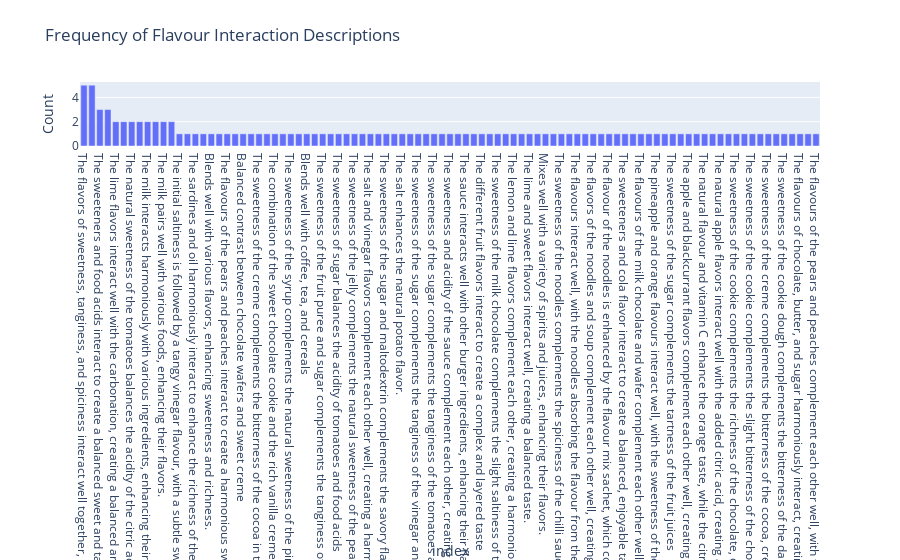

Notebook code cell kept with this figure:
### Code cell
import plotly.express as px


flavour_interaction_counts = df['Flavour_Interaction'].value_counts()

fig = px.bar(flavour_interaction_counts, x=flavour_interaction_counts.index, y=flavour_interaction_counts.values,
             title="Frequency of Flavour Interaction Descriptions",
             labels={'x': 'Flavour Interaction Types', 'y': 'Count'})
fig.show()

### Figure 1 — Plotly figure (JSON) as saved in the notebook; plotly's stock layout.template omitted (floating-point values rounded to 4 significant figures)
{"data": [{"alignmentgroup": "True", "hovertemplate": "index=%{x}<br>Count=%{y}<extra></extra>", "legendgroup": "", "marker": {"color": "#636efa", "pattern": {"shape": ""}}, "name": "", "offsetgroup": "", "orientation": "v", "showlegend": false, "textposition": "auto", "type": "bar", "x": ["The flavors of sweetness, tanginess, and spiciness interact well together, creating a balanced and enjoyable taste.", "N/A", "The sweeteners and food acids interact to create a balanced sweet and tangy taste", "The flavours of the chocolate roll interact well with other sweet or nutty ingredients, making it a versatile choice for various culinary applications.", "The lime flavors interact well with the carbonation, creating a balanced and harmonious taste.", "A2 Milk Full Cream Milk pairs well with sweet and savory flavors, making it a versatile ingredient in cooking and baking.", "The natural sweetness of the tomatoes balances the acidity of the citric acid", "The sweetness and acidity of the tomato puree interact well with the savoury undertones of the salt and spice extract.", "The milk interacts harmoniously with various ingredients, enhancing their flavors without overpowering them.", "Complements various flavours without overpowering them", "The milk pairs well with various foods, enhancing their flavors.", "The flavours of peach and pear complement each other well, creating a harmonious taste profile", "The initial saltiness is followed by a tangy vinegar flavour, with a subtle sweetness and creaminess that balances the acidity.", "The flavours of the rice, milk, sugar, and vanilla interact harmoniously, creating a well-balanced and enjoyable taste experience.", "The sardines and oil harmoniously interact to enhance the richness of the fish, creating a savory and satisfying taste experience.", "Blends well with other flavours, enhancing their richness.", "Blends well with various flavors, enhancing sweetness and richness.", "The pasta takes on the flavors of the sauce and other ingredients it is cooked with.", "The flavours of the pears and peaches interact to create a harmonious sweet-tart balance.", "The flavors interact well, with the chocolate providing a rich and indulgent base for the fruity and creamy notes of the strawberry and vanilla crème filling.", "Balanced contrast between chocolate wafers and sweet creme", "The sweetness of the apple complements the tanginess of the pineapple, creating a harmonious flavor interaction.", "The sweetness of the creme complements the bitterness of the cocoa in the cookies", "The flavours of the chocolate cookie and the sweet creme filling complement each other well, creating a balanced and enjoyable taste.", "The combination of the sweet chocolate cookie and the rich vanilla creme creates a delightful harmony of flavors.", "The flavour interacts well with sweet and savory dishes, enhancing their creaminess and richness.", "The sweetness of the syrup complements the natural sweetness of the pineapple, while the citric acid adds a tangy note that balances the sweetness.", "The sweetness of the pineapple complements the acidity, creating a balanced taste.", "Blends well with coffee, tea, and cereals", "The coconut flavor complements various sweet and savory dishes, while the creamy texture enhances the overall taste experience.", "The sweetness of the fruit puree and sugar complements the tanginess of the tomato paste and vinegar.", "The flavors of the potatoes, spices, and chicken blend harmoniously", "The sweetness of sugar balances the acidity of tomatoes and food acids", "The flavors of the ingredients harmonize well, creating a balanced taste experience.", "The sweetness of the jelly complements the natural sweetness of the peaches", "The salt enhances the potato flavor", "The salt and vinegar flavors complement each other well, creating a harmonious taste profile", "The flavors of the chicken, spices, and herbs interact well, creating a balanced and enjoyable taste experience", "The sweetness of the sugar and maltodextrin complements the savory flavors of the tomato powder, onion powder, and garlic powder.", "The cheese and onion flavors complement each other perfectly, creating a well-rounded and enjoyable taste experience.", "The salt enhances the natural potato flavor.", "The sweetness complements the tanginess and smokiness, creating a well-rounded flavor profile.", "The sweetness of the sugar complements the tanginess of the vinegar and tomatoes, while the natural flavors and citric acid add complexity and depth", "The flavours of the two fruits complement each other well, with the pear providing a subtle sweetness and the peach adding a hint of tanginess.", "The sweetness of the sugar complements the tanginess of the tomatoes and food acid.", "The jelly and fruit pieces complement each other, creating a harmonious taste experience.", "The sweetness and acidity of the sauce complement each other, creating a harmonious balance", "The sweetness of the sugar and glucose syrup complements the tanginess of the tomatoes and food acids, while the spices add depth and complexity.", "The sauce interacts well with other burger ingredients, enhancing their flavors.", "The flavors of the various fruits interact well, creating a harmonious and layered taste experience.", "The different fruit flavors interact to create a complex and layered taste", "The noodles and flavour sachet interact to create a complex flavour profile, with the savoury noodles complementing the sweet and spicy flavour sachet.", "The sweetness of the milk chocolate complements the slight saltiness of the wafer, creating a balanced flavor profile.", "The orange and mango flavors complement each other well, creating a harmonious and refreshing taste", "The lemon and lime flavors complement each other, creating a harmonious taste profile", "The bitterness of quinine complements the sweetness and citrus notes harmoniously", "The lime and sweet flavors interact well, creating a balanced taste.", "The bitterness of the quinine interacts well with sweet or fruity flavors, creating a balanced taste.", "Mixes well with a variety of spirits and juices, enhancing their flavors.", "The flavors of the noodles and seasoning sachet complement each other well", "The sweetness of the noodles complements the spiciness of the chilli sauce, while the fried onion adds a contrasting crunch.", "The sweetness of the chocolate complements the saltiness of the caramel, creating a harmonious flavor balance.", "The flavours interact well, with the noodles absorbing the flavour from the sachet and the vegetables adding a fresh element.", "The flavors meld together well, creating a harmonious taste experience", "The flavors of the noodles and soup complement each other well, creating a harmonious taste experience.", "The noodles and flavour sachet interact to create a complex flavor profile, with the savory chicken flavor of the noodles complementing the spicy flavors of the sachet.", "The flavour of the noodles is enhanced by the flavour mix sachet, which contains a blend of spices, flavour enhancers, and colours.", "The noodles, seasoning powder, seasoning oil, sweet soy sauce, chilli sauce, and fried onion all interact to create a complex and layered flavor profile.", "The sweeteners and cola flavor interact to create a balanced, enjoyable taste", "The sweeteners and food acids interact to create a balanced, sugar-free cola flavour", "The flavours of the milk chocolate and wafer complement each other well, creating a balanced sweet and savoury taste.", "The flavors complement each other well, with the sweetness of the chocolate balancing the saltiness of the caramel and the crisp biscuit adding a contrasting texture.", "The pineapple and orange flavours interact well, with the sweetness of the pineapple balancing the tartness of the orange.", "The flavors of butter, sugar, and chocolate interact well, creating a balanced taste.", "The sweetness of the sugar complements the tartness of the fruit juices", "The various fruit flavors interact harmoniously, creating a complex and layered taste experience.", "The apple and blackcurrant flavors complement each other well, creating a harmonious and well-rounded taste profile.", "The flavours interact well, with the sweetness of the apple balancing the acidity of the orange and passionfruit.", "The natural flavour and vitamin C enhance the orange taste, while the citric acid adds a tangy note.", "The sweetness of apples complements the tartness of mangoes", "The natural apple flavors interact well with the added citric acid, creating a balanced sweet-tart taste.", "The contrasting flavors of the chocolate wafers and vanilla creme filling complement each other, creating a harmonious taste experience.", "The sweetness of the cookie complements the richness of the chocolate, creating a balanced and enjoyable taste experience.", "The flavors of chocolate, caramel, and nougat interact well, creating a balanced sweet and savory taste.", "The sweetness of the cookie complements the slight bitterness of the chocolate", "The flavors of the cookie and the filling complement each other well, creating a balanced taste.", "The sweetness of the creme complements the bitterness of the cocoa, creating a harmonious balance.", "The sweet cookie dough complements the bitterness of the chocolate", "The sweetness of the cookie dough complements the bitterness of the dark chocolate.", "The sweetness of the cookie dough complements the bitterness of the chocolate chips.", "The flavours of chocolate, butter, and sugar harmoniously interact, creating a balanced taste experience", "The sweetness of the chocolate complements the mild bitterness of the cocoa powder, while the chewy center adds a contrasting texture and flavor.", "The flavours of the pears and peaches complement each other well, with the antioxidant adding a slight tang."], "xaxis": "x", "y": [5, 5, 3, 3, 2, 2, 2, 2, 2, 2, 2, 2, 1, 1, 1, 1, 1, 1, 1, 1, 1, 1, 1, 1, 1, 1, 1, 1, 1, 1, 1, 1, 1, 1, 1, 1, 1, 1, 1, 1, 1, 1, 1, 1, 1, 1, 1, 1, 1, 1, 1, 1, 1, 1, 1, 1, 1, 1, 1, 1, 1, 1, 1, 1, 1, 1, 1, 1, 1, 1, 1, 1, 1, 1, 1, 1, 1, 1, 1, 1, 1, 1, 1, 1, 1, 1, 1, 1, 1, 1, 1, 1, 1], "yaxis": "y"}], "layout": {"barmode": "relative", "legend": {"tracegroupgap": 0}, "title": {"text": "Frequency of Flavour Interaction Descriptions"}, "xaxis": {"anchor": "y", "domain": [0, 1], "title": {"text": "index"}}, "yaxis": {"anchor": "x", "domain": [0, 1], "title": {"text": "Count"}}}}
